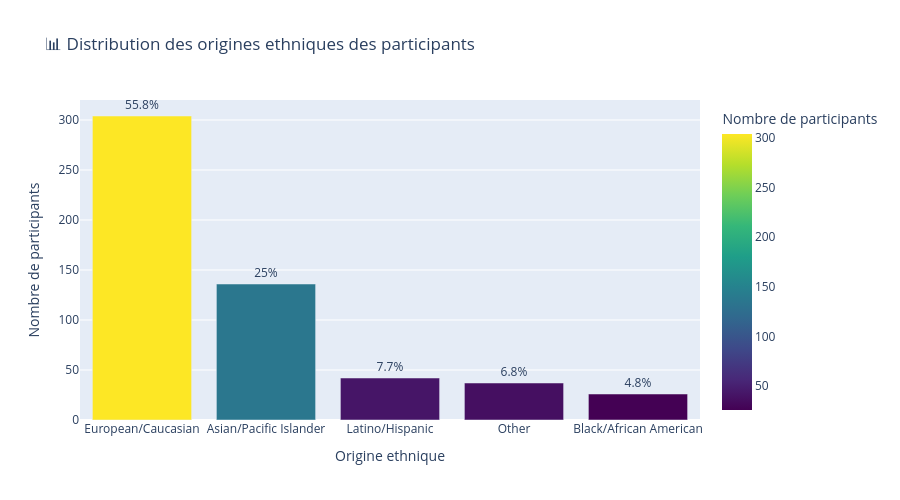

Write notebook code for a chart like this one.
### Markdown cell above
## 📊 1. Distribution des races dans l'échantillon

### Code cell
# Compter les participants uniques par race
race_distribution = df.groupby('iid')['race'].first().value_counts().reset_index()
race_distribution.columns = ['race', 'count']
race_distribution['race_label'] = race_distribution['race'].map(race_mapping)
race_distribution['percentage'] = (race_distribution['count'] / race_distribution['count'].sum() * 100).round(1)

# Visualisation
fig = px.bar(race_distribution, 
             x='race_label', 
             y='count',
             text='percentage',
             title='📊 Distribution des origines ethniques des participants',
             labels={'race_label': 'Origine ethnique', 'count': 'Nombre de participants'},
             color='count',
             color_continuous_scale='Viridis')

fig.update_traces(texttemplate='%{text}%', textposition='outside')
fig.update_layout(height=500, showlegend=False)
fig.show()

print("\n📈 Répartition :")
print(race_distribution[['race_label', 'count', 'percentage']])

### Figure 1 — Plotly figure (JSON) as saved in the notebook; plotly's stock layout.template omitted (floating-point values rounded to 4 significant figures)
{"data": [{"hovertemplate": "Origine ethnique=%{x}<br>Nombre de participants=%{marker.color}<br>percentage=%{text}<extra></extra>", "legendgroup": "", "marker": {"color": [304, 136, 42, 37, 26], "coloraxis": "coloraxis", "pattern": {"shape": ""}}, "name": "", "orientation": "v", "showlegend": false, "text": [55.8, 25.0, 7.7, 6.8, 4.8], "textposition": "outside", "texttemplate": "%{text}%", "type": "bar", "x": ["European/Caucasian", "Asian/Pacific Islander", "Latino/Hispanic", "Other", "Black/African American"], "xaxis": "x", "y": [304, 136, 42, 37, 26], "yaxis": "y"}], "layout": {"barmode": "relative", "coloraxis": {"colorbar": {"title": {"text": "Nombre de participants"}}, "colorscale": [[0, "#440154"], [0.1111, "#482878"], [0.2222, "#3e4989"], [0.3333, "#31688e"], [0.4444, "#26828e"], [0.5556, "#1f9e89"], [0.6667, "#35b779"], [0.7778, "#6ece58"], [0.8889, "#b5de2b"], [1, "#fde725"]]}, "height": 500, "legend": {"tracegroupgap": 0}, "showlegend": false, "title": {"text": "📊 Distribution des origines ethniques des participants"}, "xaxis": {"anchor": "y", "domain": [0, 1], "title": {"text": "Origine ethnique"}}, "yaxis": {"anchor": "x", "domain": [0, 1], "title": {"text": "Nombre de participants"}}}}
